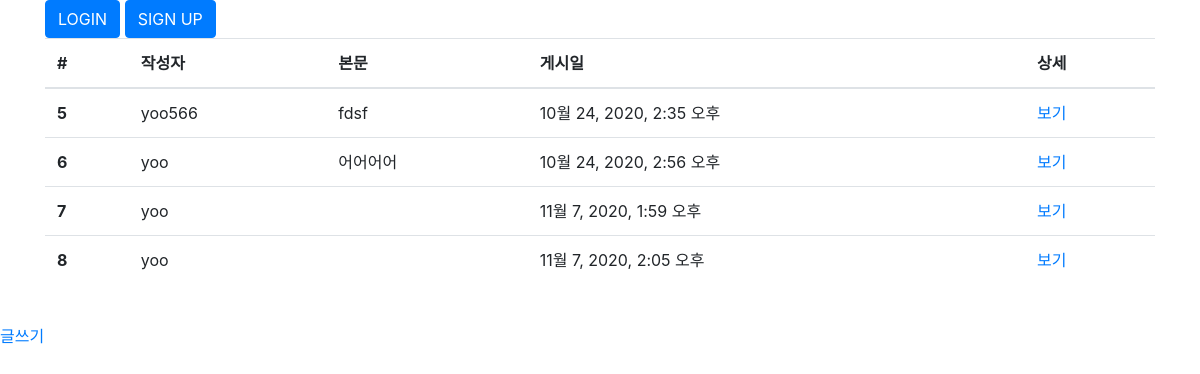
/posts/, run on the app's committed database.
### posts/models.py (models this page shows, shortened)
class Post(models.Model):
    user = models.ForeignKey(User, on_delete=models.CASCADE, null=False)
    body = models.TextField()
    image = models.ImageField(upload_to='posts', null=True)
    created_at = models.DateTimeField()
    liked_users = models.ManyToManyField(User, related_name='liked_posts')

### posts/views.py (the view)
# urls.py: path('', views.index, name='index'),
def index(request):
    posts = Post.objects.all()
    context = {'posts': posts}
    return render(request, 'posts/index.html', context)

### posts/templates/posts/index.html (shortened to what this page needs)
{% extends 'base.html'%}
{% load static%}
{% block style %}
<link rel="stylesheet" href="{% static 'posts/style.css'%}" type="text/css" />
{% endblock %}
{% block content %}
<div class="container">
  {% if posts %}
  <table class="table table-hover">
    <thead>
      <tr>
        <th>#</th>
        <th>작성자</th>
        <th>본문</th>
        <th>게시일</th>
        <th>상세</th>
      </tr>
    </thead>
    <tbody>
      {% for post in posts %}
      <tr>
        <th>{{ post.id }}</th>
        <td>{{ post.user.get_username }}</td>
        <td>{{ post.body }}</td>
        <td>{{ post.created_at }}</td>
        <td><a href="{% url 'posts:detail' post.id %}">보기</a></td>
      </tr>
      {% endfor %}
    </tbody>
  </table>
  {% else %}
  <p>No Posts.</p>
  {% endif %}
  <br>
</div>
<div class = "">
  <a href="{% url 'posts:new' %}">글쓰기</a>
</div>
{% endblock %}

### templates/base.html (shortened to what this page needs)
{% load static %}
<!DOCTYPE html>
<html lang="ko">
  <head>
    <link rel="stylesheet" href="{% static 'style.css'%}" />
    <link
      rel="stylesheet"
      href="https://cdn.jsdelivr.net/npm/bootstrap@4.5.3/dist/css/bootstrap.min.css"
    />
    {% block style %} {% endblock %}
  </head>
  <body>
    {% if user.is_authenticated %}
    <div class="container">
      <form action="{% url 'accounts:logout' %}" method="POST">
        {% csrf_token %} {{ user.get_username }}님 환영합니다.
        <button type="submit" class="btn btn-primary">LOGOUT</button>
      </form>
    </div>
    {% else %}
    <div class="container">
      <a href="{% url 'accounts:login' %}">
        <button type="submit" class="btn btn-primary">LOGIN</button>
      </a>
      <a href="{% url 'accounts:sign_up' %}">
        <button type="submit" class="btn btn-primary">SIGN UP</button>
      </a>
    </div>
    {% endif %} {% block content %} {% endblock %}
  </body>
</html>

### static/style.css (style rules this page uses)
* { margin: 0px; padding: 0px; box-sizing: border-box; }

### data on the page
Post: id "5", user.get_username "yoo566", body "fdsf", created_at "10월 24, 2020, 2:35 오후"
Post: id "6", user.get_username "yoo", body "어어어어", created_at "10월 24, 2020, 2:56 오후"
Post: id "7", user.get_username "yoo", created_at "11월 7, 2020, 1:59 오후"
Post: id "8", user.get_username "yoo", created_at "11월 7, 2020, 2:05 오후"
